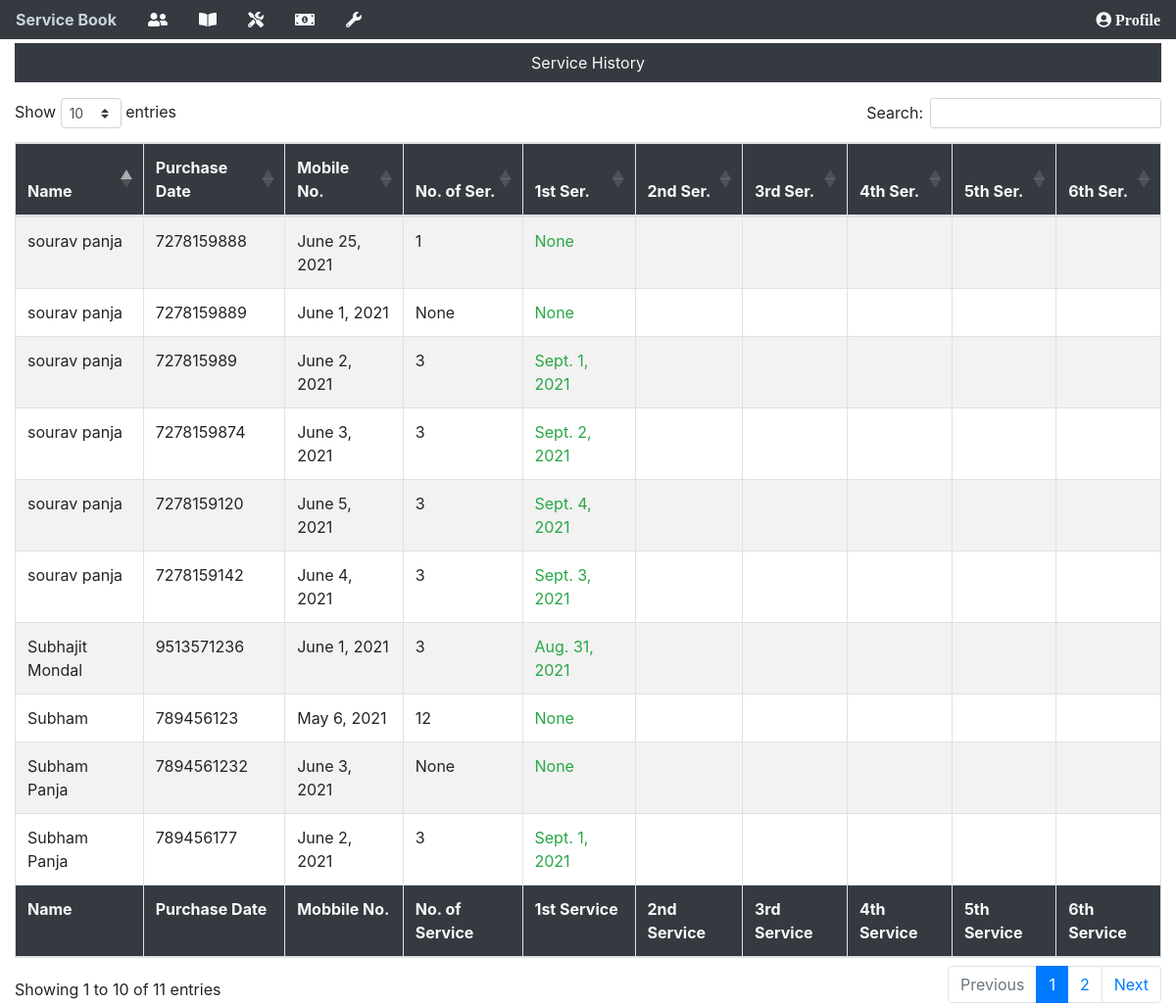
Before: /service (signed in) with the older database file.
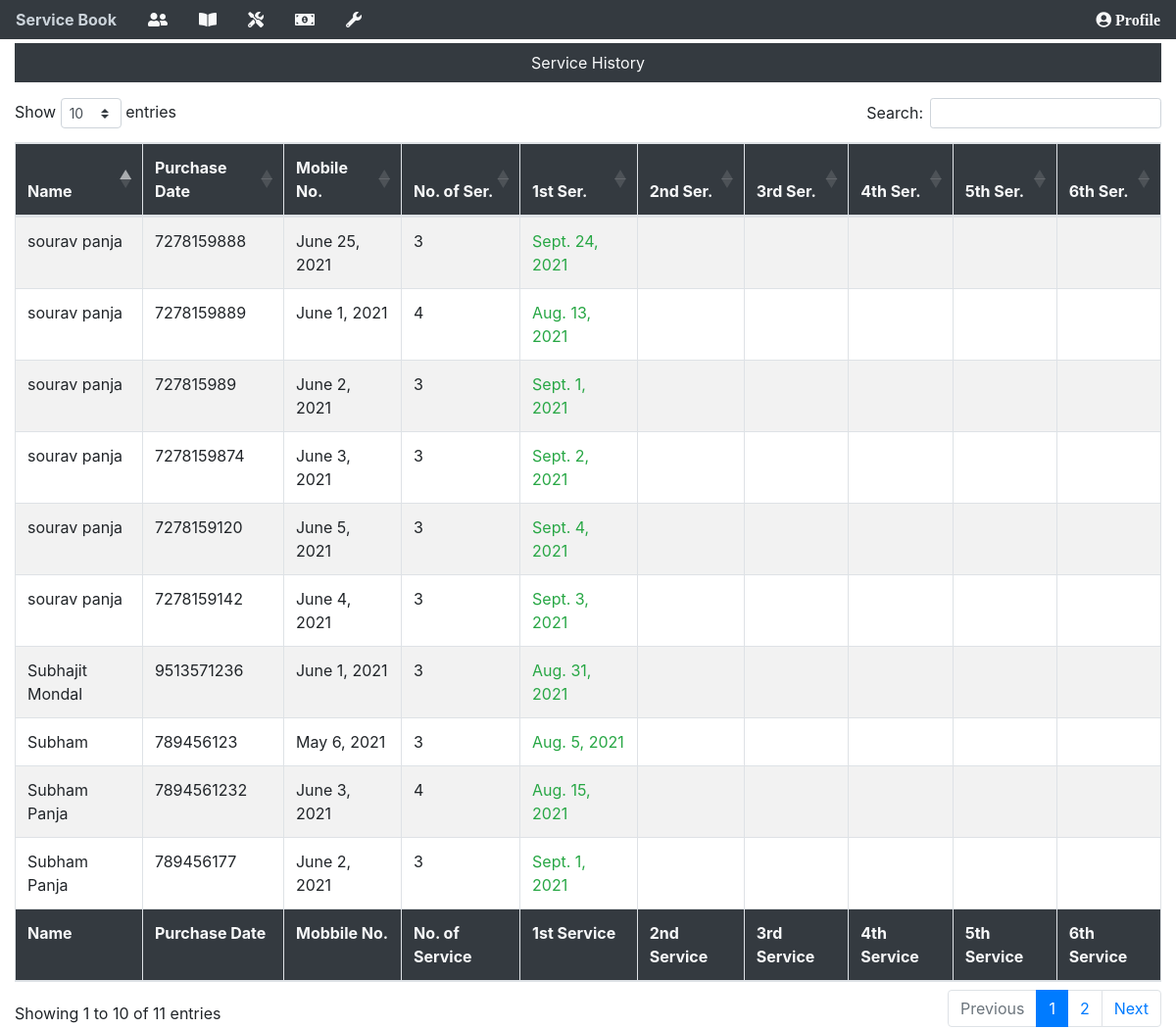
After: the same page with the newer database file.
### app/models.py (models this page shows, shortened)
class customerDetails(models.Model):
    custimerId = models.AutoField(primary_key=True)
    name = models.CharField(max_length=100)
    address = models.CharField(max_length=100, null=True)
    phoneNo = models.CharField(max_length=100, unique=True)
    email = models.EmailField(null=True)
    service = models.CharField(max_length=10, null=True, blank=True)
    emi = models.CharField(max_length=10, null=True, blank=True)
    modelNameOne = models.CharField(max_length=100)
    quantityOne = models.CharField(max_length=2, null=True)
    modelNoOne = models.CharField(max_length=100)
    modelNameTwo = models.CharField(max_length=100, blank=True)
    quantityTwo = models.CharField(max_length=2, null=True, blank=True)
    modelNoTwo = models.CharField(max_length=100, blank=True)
    purchaseDate = models.DateField(auto_now=False, auto_now_add=False)
    totalAmount = models.IntegerField()
    advanceAmount = models.IntegerField()
    dueAmount = models.IntegerField(null=True)
    def service_Calculation(self):
        if self.service == "4":
            td = timedelta(days = 73)
            first_ser = self.purchaseDate
            return first_ser + td
        elif self.service == "3":
            tdd = timedelta(days = 91)
            first_service = self.purchaseDate
            return first_service  + tdd

### app/views.py (the view)
# urls.py: path('service', views.service, name="service"),
@login_required(login_url="/login")
def service(request):
    dtt = customerDetails.objects.all()
    return render(request, "service.html",{"dtt":dtt})

### templates/service.html (shortened to what this page needs)
{% include "base.html" %}
{% block content %}
<div class="container-fluid">
    <div class="bg-dark mt-1">
        <p class="nav-link text-light text-center">Service History</p>
    </div>
    <table id="example" class="table table-striped table-bordered" style="width:100%">
        <thead class="bg-dark text-light">
            <tr>
                <th>Name</th>
                <th>Purchase Date</th>
                <th>Mobile No.</th>
                <th>No. of Ser.</th>
                <th>1st Ser.</th>
                <th>2nd Ser.</th>
                <th>3rd Ser.</th>
                <th>4th Ser.</th>
                <th>5th Ser.</th>
                <th>6th Ser.</th>
            </tr>
        </thead>
        <tbody>
            {% for dt in dtt %}
            <tr>
                <td>{{dt.name}}</td>
                <td>{{dt.phoneNo}}</td>
                <td>{{dt.purchaseDate}}</td>
                <td>{{dt.service}}</td>
                <td><a href="{% url 'technicianPage' dt.custimerId %}" class="text-success">{{ dt.service_Calculation}}</a></td>
                <td></td>
                <td></td>
                <td></td>
                <td></td>
                <td></td>
            </tr>
            {% endfor %}
        </tbody>
        <tfoot class="bg-dark text-light">
            <tr>
                <th>Name</th>
                <th>Purchase Date</th>
                <th>Mobbile No.</th>
                <th>No. of Service</th>
                <th>1st Service</th>
                <th>2nd Service</th>
                <th>3rd Service</th>
                <th>4th Service</th>
                <th>5th Service</th>
                <th>6th Service</th>
            </tr>
        </tfoot>
    </table>
</div>
{% endblock content %}

Changed rows visible on the page:
changed customerDetails: service "None" → "4"; service_Calculation "None" → "Aug. 15, 2021"
changed customerDetails "Subham": service "12" → "3"; service_Calculation "None" → "Aug. 5, 2021"
changed customerDetails: service "1" → "3"; service_Calculation "None" → "Sept. 24, 2021"
changed customerDetails: service "None" → "4"; service_Calculation "None" → "Aug. 13, 2021"
